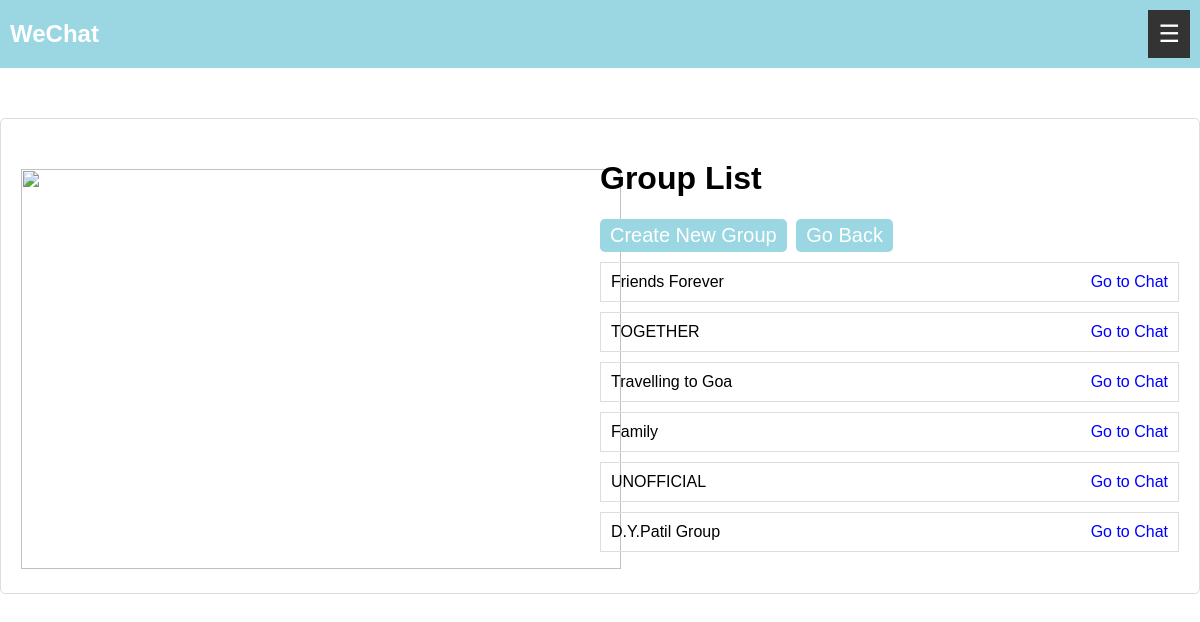
Page /groups/ (signed in) on the committed database.
### app/models.py (models this page shows, shortened)
class Group(models.Model):
    name = models.CharField(max_length=255)
    description = models.TextField(null=True, blank=True)
    created_at = models.DateTimeField(auto_now_add=True)

### app/views.py (the view)
# urls.py: path('groups/', views.group_list, name='group_list'),
@login_required
def group_list(request):
    groups = Group.objects.all()
    return render(request, 'group_list.html', {'groups': groups})

### app/templates/group_list.html (shortened to what this page needs)
<!DOCTYPE html>
<html lang="en">
<head>
</head>
<body>
    <div class="main">
        <div class="navbar">
            <h2>WeChat</h2>
            <button id="sidebar-toggle" class="sidebar-toggle-btn">☰</button>
        </div>
        </div>
    <div class="form-container">
        <div class="form-container-left">
        <img src="https://500apps.com/images/blog/group-chat-pitfalls.png?v=1690290110521771960">
        </div>
        <div class="form-container-right">
        <h1>Group List</h1>
        <a href="{% url 'create_group' %}">
            <button class="create-group-btn">Create New Group</button>
        </a><a href="{% url 'index' %}">
            <button class="create-group-btn">Go Back</button>
        </a>
        {% for group in groups %}
        <div class="group">
            <span>{{ group.name }}</span>
            <a href="{% url 'group_chat' group.id %}">Go to Chat</a>
        </div>
        {% empty %}
        <p>No groups available. Create one!</p>
        {% endfor %}
    </div>
    </div>
</body>
</html>

### app/templates/group_list.html (style rules this page uses)
body { font-family: Arial, sans-serif; margin: 0; padding: 0; }
.form-container { max-width: 1500px; margin: 0 auto; margin-top: 50px; display: flex; padding: 20px; border: 1px solid #ddd; border-radius: 5px; }
.group { margin: 10px 0; padding: 10px; border: 1px solid #ddd; display: flex; justify-content: space-between; align-items: center; }
a { text-decoration: none; color: blue; }
.create-group-btn { background-color: #9bd7e3; color: #fff; border: none; border-radius: 5px; padding: 5px 10px; font-size: 20px; cursor: pointer; margin-right: 5px; }
.navbar { background-color: #9bd7e3 ; color: white; padding: 10px; display: flex; justify-content: space-between; align-items: center; }
.navbar h2 { margin: 0; font-size: 24px; }
.sidebar-toggle-btn { background-color: #333; color: white; border: none; padding: 10px; font-size: 24px; cursor: pointer; }
.form-container-right { width: 50%; }
.form-container-left { width: 50%; margin-top: 30px; }
.form-container img { width: 600px; height: 400px; }

### rows in the picture
Group: name "Friends Forever"
Group: name "TOGETHER"
Group: name "Travelling to Goa"
Group: name "Family"
Group: name "UNOFFICIAL"
Group: name "D.Y.Patil Group"
